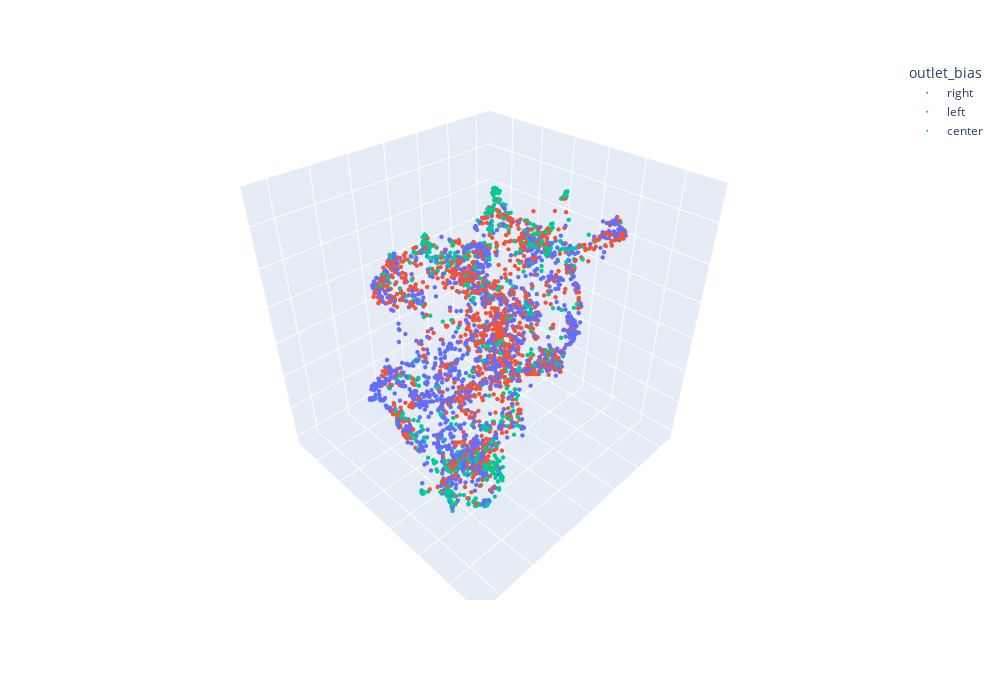

Notebook source saved alongside this figure:
### Markdown cell above
#### Outlet bias distribution across embedding space

### Code cell
fig = plot_embeddings_3d(df, 'outlet_bias')
fig.show()

### Figure 1 — Plotly figure (JSON) as saved in the notebook; plotly's stock layout.template omitted (floating-point values rounded to 4 significant figures; data arrays with more than 128 entries replaced by an {"elided": "..."} marker saying what was removed)
{"data": [{"hovertemplate": "outlet_bias=right<br>umap_3d_x=%{x}<br>umap_3d_y=%{y}<br>umap_3d_z=%{z}<extra></extra>", "legendgroup": "right", "marker": {"color": "#636efa", "size": 1.5, "symbol": "circle"}, "mode": "markers", "name": "right", "scene": "scene", "showlegend": true, "type": "scatter3d", "x": {"elided": "1507 float values"}, "y": {"elided": "1507 float values"}, "z": {"elided": "1507 float values"}}, {"hovertemplate": "outlet_bias=left<br>umap_3d_x=%{x}<br>umap_3d_y=%{y}<br>umap_3d_z=%{z}<extra></extra>", "legendgroup": "left", "marker": {"color": "#EF553B", "size": 1.5, "symbol": "circle"}, "mode": "markers", "name": "left", "scene": "scene", "showlegend": true, "type": "scatter3d", "x": {"elided": "1405 float values"}, "y": {"elided": "1405 float values"}, "z": {"elided": "1405 float values"}}, {"hovertemplate": "outlet_bias=center<br>umap_3d_x=%{x}<br>umap_3d_y=%{y}<br>umap_3d_z=%{z}<extra></extra>", "legendgroup": "center", "marker": {"color": "#00cc96", "size": 1.5, "symbol": "circle"}, "mode": "markers", "name": "center", "scene": "scene", "showlegend": true, "type": "scatter3d", "x": {"elided": "761 float values"}, "y": {"elided": "761 float values"}, "z": {"elided": "761 float values"}}], "layout": {"height": 680, "legend": {"title": {"text": "outlet_bias"}, "tracegroupgap": 0}, "margin": {"t": 60}, "scene": {"domain": {"x": [0, 1], "y": [0, 1]}, "xaxis": {"showticklabels": false, "title": {"text": ""}}, "yaxis": {"showticklabels": false, "title": {"text": ""}}, "zaxis": {"showticklabels": false, "title": {"text": ""}}}, "width": 1000}}
